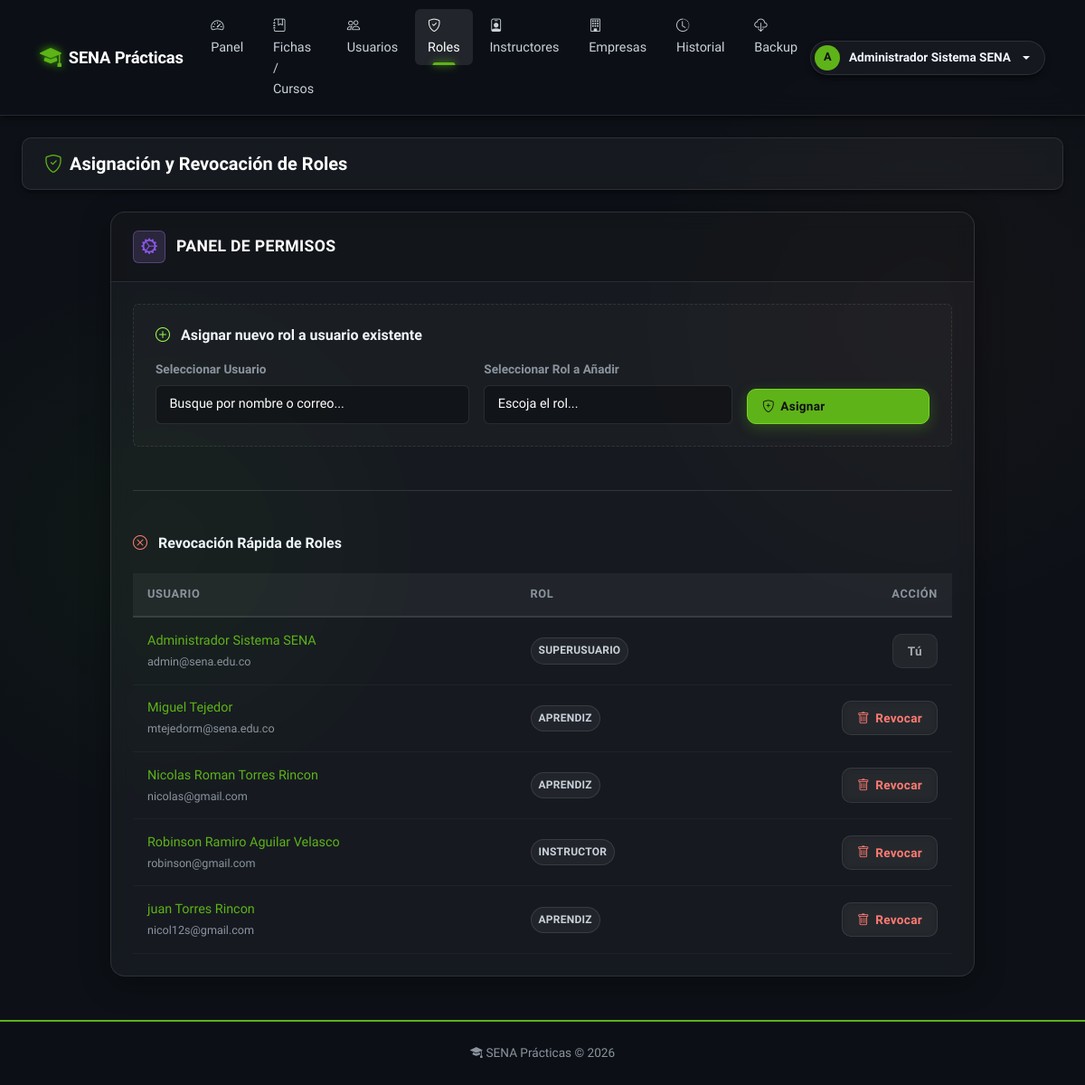
Before: /admin/roles (signed in) with the older database file.
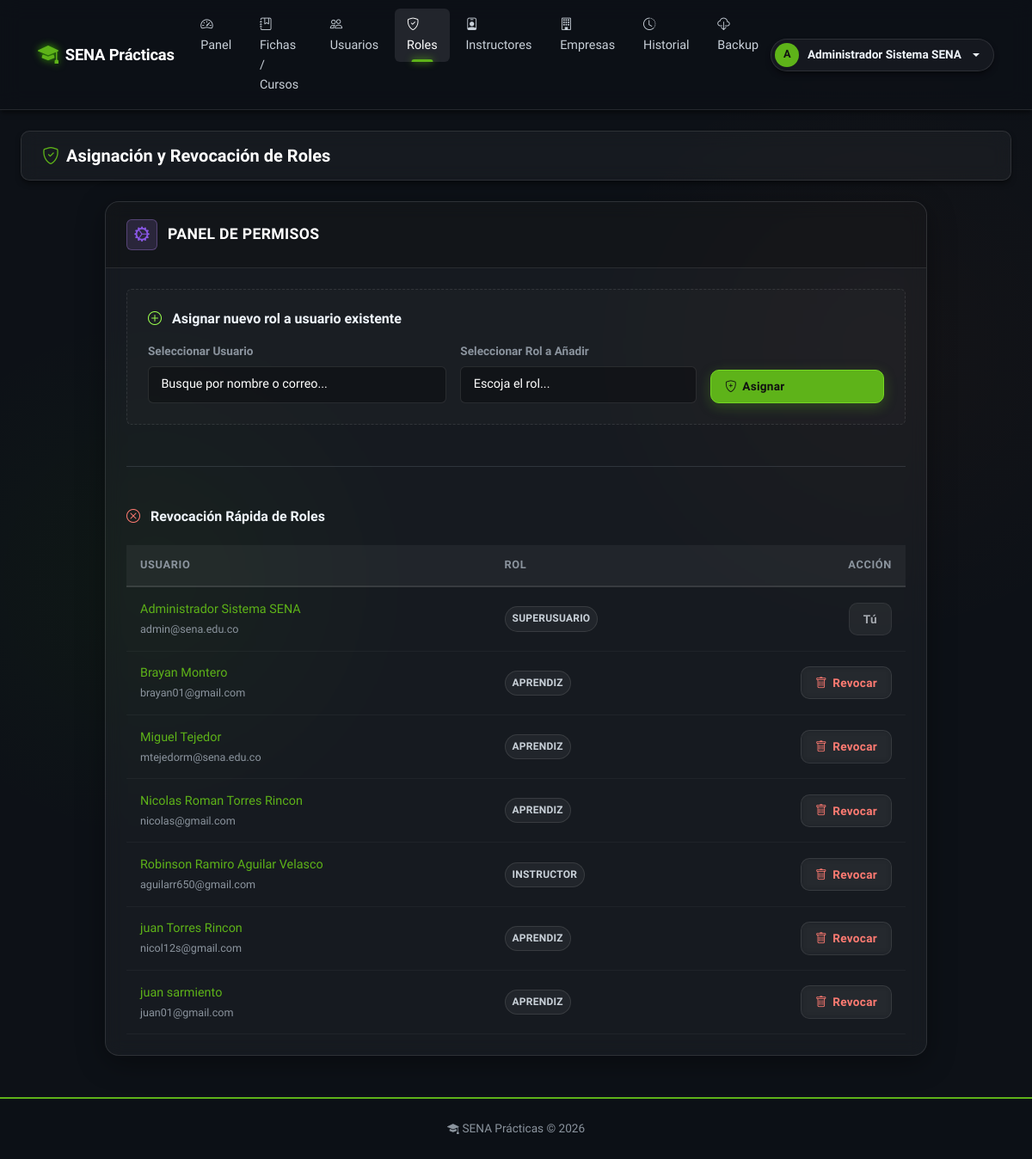
After: the same page with the newer database file.
### app/models/usuario.py (models this page shows, shortened)
class Usuario(db.Model, UserMixin):
    __tablename__ = 'usuario'
    id_usuario       = db.Column(db.Integer, primary_key=True)
    tipo_documento   = db.Column(db.String(20))
    numero_documento = db.Column(db.String(30))
    nombres          = db.Column(db.String(100), nullable=False)
    apellidos        = db.Column(db.String(100), nullable=False)
    correo           = db.Column(db.String(100), unique=True, nullable=False)
    telefono         = db.Column(db.String(20))
    password_hash    = db.Column(db.String(255), nullable=False)
    estado           = db.Column(db.Boolean, default=True)
    fecha_creacion   = db.Column(db.DateTime, default=lambda: datetime.now(timezone.utc))
    roles            = db.relationship('UsuarioRol', back_populates='usuario')
    instructor       = db.relationship('Instructor', back_populates='usuario', uselist=False)
    aprendiz         = db.relationship('Aprendiz', back_populates='usuario', uselist=False)
    historial        = db.relationship('HistorialCambios', back_populates='usuario')
    notificaciones   = db.relationship('Notificacion', back_populates='usuario')

### app/models/usuario_rol.py (models this page shows)
class UsuarioRol(db.Model):
    __tablename__ = 'usuario_rol'
    id_usuario = db.Column(db.Integer, db.ForeignKey('usuario.id_usuario'), primary_key=True)
    id_rol     = db.Column(db.Integer, db.ForeignKey('rol.id_rol'), primary_key=True)
    usuario    = db.relationship('Usuario', back_populates='roles')
    rol        = db.relationship('Rol', back_populates='usuarios')

### app/models/rol.py (models this page shows)
class Rol(db.Model):
    __tablename__ = 'rol'
    id_rol      = db.Column(db.Integer, primary_key=True)
    nombre      = db.Column(db.String(50), nullable=False)
    descripcion = db.Column(db.Text)
    usuarios    = db.relationship('UsuarioRol', back_populates='rol')

### app/routes/admin.py (the view)
@bp.route('/roles')
@login_required
@role_required('superusuario')
def roles():
    usuarios = Usuario.query.order_by(Usuario.nombres).all()
    roles_disponibles = Rol.query.all()
    return render_template('admin/roles.html',
                           usuarios=usuarios,
                           roles=roles_disponibles)

### app/utils.py (called while the page is built)
def role_required(*roles):
    def decorator(f):
        @wraps(f)
        def decorated(*args, **kwargs):
            if not current_user.is_authenticated:
                flash('Inicia sesión para continuar.', 'warning')
                return redirect(url_for('auth.login'))
            user_roles = {ur.rol.nombre.lower() for ur in current_user.roles}
            required = {r.lower() for r in roles}
            if not user_roles.intersection(required):
                flash('No tienes permiso para acceder a esa sección.', 'danger')
                return abort(403)
            return f(*args, **kwargs)
        return decorated
    return decorator

### app/templates/admin/roles.html (shortened to what this page needs)
{% extends 'base.html' %}
{% block content %}
<div class="page-toolbar">
  <h2 class="m-0" style="font-size: 1.25rem; font-weight: 600;"><i class="bi bi-shield-check text-primary me-2"></i>Asignación y Revocación de Roles</h2>
</div>
<div class="row justify-content-center">
  <div class="col-lg-10">
    <div class="biblioteca-shell">
      <div class="biblioteca-shell-header">
         <div class="shell-header-icon" style="background: rgba(188,140,255,0.15); color: var(--accent-purple); border-color: rgba(188,140,255,0.3);"><i class="bi bi-gear-wide-connected"></i></div>
         <h4>Panel de Permisos</h4>
      </div>
      <div class="biblioteca-shell-body p-4">
        <form method="POST" action="{{ url_for('admin.asignar_rol') }}" class="mb-5 p-4 rounded" style="background: rgba(255,255,255,0.02); border: 1px dashed var(--border-default);">
          <h5 class="fs-6 fw-bold mb-3"><i class="bi bi-plus-circle text-success me-2"></i> Asignar nuevo rol a usuario existente</h5>
          <div class="row gx-3 align-items-end">
            <div class="col-md-5 mb-3 mb-md-0">
               <label class="form-label text-muted">Seleccionar Usuario</label>
               <select name="id_usuario" class="form-select bg-dark text-white" required>
                 <option value="" disabled selected>Busque por nombre o correo...</option>
               </select>
            </div>
            <div class="col-md-4 mb-3 mb-md-0">
               <label class="form-label text-muted">Seleccionar Rol a Añadir</label>
               <select name="id_rol" class="form-select bg-dark text-white" required>
                 <option value="" disabled selected>Escoja el rol...</option>
               </select>
            </div>
            <div class="col-md-3">
               <button type="submit" class="btn btn-success w-100"><i class="bi bi-shield-plus"></i> Asignar</button>
            </div>
          </div>
        </form>
        <hr class="border-secondary my-5" style="opacity: 0.3;">
        <h5 class="fs-6 fw-bold mb-4"><i class="bi bi-x-circle text-danger me-2"></i> Revocación Rápida de Roles</h5>
        <div class="table-responsive">
          <table class="biblioteca-table">
            <thead>
              <tr>
                <th>Usuario</th>
                <th>Rol</th>
                <th class="text-end">Acción</th>
              </tr>
            </thead>
            <tbody>
              {% for u in usuarios %}
                {% for ur in u.roles %}
                <tr>
                  <td><span class="fw-medium text-primary">{{ u.nombres }} {{ u.apellidos }}</span> <br><small class="text-muted">{{ u.correo }}</small></td>
                  <td><span class="badge-lib badge-gray text-uppercase px-2">{{ ur.rol.nombre }}</span></td>
                  <td>
                    <form method="POST" action="{{ url_for('admin.quitar_rol') }}" class="d-flex justify-content-end" onsubmit="return confirm('¿Seguro que desea revocar el rol {{ ur.rol.nombre }} de {{ u.nombres }}?');">
                      {% if current_user.id_usuario != u.id_usuario or ur.rol.nombre != 'superusuario' %}
                        <button type="submit" class="btn btn-sm btn-ghost text-danger border-danger" title="Revocar Permiso"><i class="bi bi-trash"></i> Revocar</button>
                      {% else %}
                        <button type="button" class="btn btn-sm btn-secondary" disabled title="No puedes quitarte el rol de superusuario a ti mismo">Tú</button>
                      {% endif %}
                    </form>
                  </td>
                </tr>
                {% endfor %}
              {% endfor %}
            </tbody>
          </table>
        </div>
      </div>
    </div>
  </div>
</div>
{% endblock %}

### app/templates/base.html (shortened to what the changed rows need)
<!DOCTYPE html>
<html lang="es">
<head>
  <link rel="stylesheet" href="{{ url_for('static', filename='bootstrap/css/bootstrap.min.css') }}">
  <link rel="stylesheet" href="https://cdn.jsdelivr.net/npm/bootstrap-icons@1.11.3/font/bootstrap-icons.min.css">
  <link rel="stylesheet" href="{{ url_for('static', filename='biblioteca.css') }}">
</head>
<body class="biblioteca-body">
{% if current_user.is_authenticated %}
<nav class="navbar biblioteca-nav navbar-expand-lg">
  <div class="container-fluid px-4">
    <a class="navbar-brand" href="{{ url_for('auth.landing') }}">
      <i class="bi bi-mortarboard-fill brand-icon"></i>
      SENA Prácticas
    </a>
    <div class="collapse navbar-collapse" id="navMain">
      <ul class="navbar-nav me-auto gap-1">
        {% set rol = namespace(nombre='') %}
        {% for ur in current_user.roles %}
          {% if ur.rol.nombre == 'superusuario' %}{% set rol.nombre = 'superusuario' %}
          {% elif ur.rol.nombre == 'instructor' and rol.nombre != 'superusuario' %}{% set rol.nombre = 'instructor' %}
          {% elif ur.rol.nombre == 'aprendiz' and rol.nombre == '' %}{% set rol.nombre = 'aprendiz' %}
          {% endif %}
        {% endfor %}
        {% if rol.nombre == 'aprendiz' %}
          <li class="nav-item"><a class="nav-link {% if request.endpoint == 'aprendiz.dashboard' %}active{% endif %}"
            href="{{ url_for('aprendiz.dashboard') }}"><i class="bi bi-house me-1"></i>Dashboard</a></li>
          <li class="nav-item"><a class="nav-link {% if 'evidencias_subir' in request.endpoint %}active{% endif %}"
            href="{{ url_for('aprendiz.evidencias_subir') }}"><i class="bi bi-upload me-1"></i>Subir evidencias</a></li>
          <li class="nav-item"><a class="nav-link {% if 'progreso' in request.endpoint %}active{% endif %}"
            href="{{ url_for('aprendiz.progreso') }}"><i class="bi bi-graph-up me-1"></i>Mi progreso</a></li>
          <li class="nav-item"><a class="nav-link {% if 'informacion' in request.endpoint %}active{% endif %}"
            href="{{ url_for('aprendiz.informacion') }}"><i class="bi bi-person-lines-fill me-1"></i>Mi información</a></li>
          <li class="nav-item"><a class="nav-link {% if 'notificaciones' in request.endpoint %}active{% endif %}"
            href="{{ url_for('aprendiz.notificaciones') }}"><i class="bi bi-bell me-1"></i>Notificaciones</a></li>
          <li class="nav-item"><a class="nav-link {% if 'mis_evidencias' in request.endpoint %}active{% endif %}"
            href="{{ url_for('aprendiz.mis_evidencias') }}"><i class="bi bi-folder2-open me-1"></i>Mis evidencias</a></li>
        {% elif rol.nombre == 'superusuario' %}
          <li class="nav-item"><a class="nav-link {% if request.endpoint and request.endpoint.startswith('admin.dashboard') %}active{% endif %}" href="{{ url_for('admin.dashboard') }}"><i class="bi bi-speedometer2 me-1"></i>Panel</a></li>
          <li class="nav-item"><a class="nav-link " href="{{ url_for('admin.fichas') }}"><i class="bi bi-journal-bookmark me-1"></i>Fichas / Cursos</a></li>
          <li class="nav-item"><a class="nav-link {% if request.endpoint and request.endpoint.startswith('admin.usuarios') %}active{% endif %}" href="{{ url_for('admin.usuarios') }}"><i class="bi bi-people me-1"></i>Usuarios</a></li>
          <li class="nav-item"><a class="nav-link {% if request.endpoint and request.endpoint.startswith('admin.roles') %}active{% endif %}" href="{{ url_for('admin.roles') }}"><i class="bi bi-shield-check me-1"></i>Roles</a></li>
          <li class="nav-item"><a class="nav-link " href="{{ url_for('admin.instructores') }}"><i class="bi bi-person-badge me-1"></i>Instructores</a></li>
          <li class="nav-item"><a class="nav-link {% if request.endpoint and request.endpoint.startswith('admin.empresas') %}active{% endif %}" href="{{ url_for('admin.empresas') }}"><i class="bi bi-building me-1"></i>Empresas</a></li>
          <li class="nav-item"><a class="nav-link " href="{{ url_for('admin.historial') }}"><i class="bi bi-clock-history me-1"></i>Historial</a></li>
          <li class="nav-item"><a class="nav-link {% if 'backup' in request.endpoint %}active{% endif %}"
            href="{{ url_for('admin.backup') }}"><i class="bi bi-cloud-download me-1"></i>Backup</a></li>
        {% endif %}
      </ul>
      <div class="dropdown">
        <a class="nav-user-pill dropdown-toggle" data-bs-toggle="dropdown" href="#" id="userDropdown">
          <span class="avatar">{{ current_user.nombres[0] | upper }}</span>
          {{ current_user.nombres }} {{ current_user.apellidos }}
        </a>
          {% set icon_color = 'var(--accent-amber)' %}
          {% if rol.nombre == 'superusuario' %}{% set icon_color = 'var(--accent-purple)' %}
          {% elif rol.nombre == 'instructor' %}{% set icon_color = 'var(--accent-green)' %}
          {% endif %}
          {% set icon_style = 'style="color: ' ~ icon_color ~ '; font-size: 0.5rem;"' %}
      </div>
    </div>
  </div>
</nav>
{% endif %}
<main class="{% if current_user.is_authenticated %}container-fluid px-4 py-4{% endif %}">
  {% block content %}{% endblock %}
</main>
</body>
</html>

Changed rows visible on the page:
added Usuario: nombres "Brayan", apellidos "Montero", correo "brayan01@gmail.com"
added UsuarioRol: rol.nombre "APRENDIZ", shows "Revocar"
changed Usuario "Robinson Ramiro": correo "robinson@gmail.com" → "aguilarr650@gmail.com"
added Usuario: nombres "juan", apellidos "sarmiento", correo "juan01@gmail.com"
added UsuarioRol: rol.nombre "APRENDIZ", shows "Revocar"
